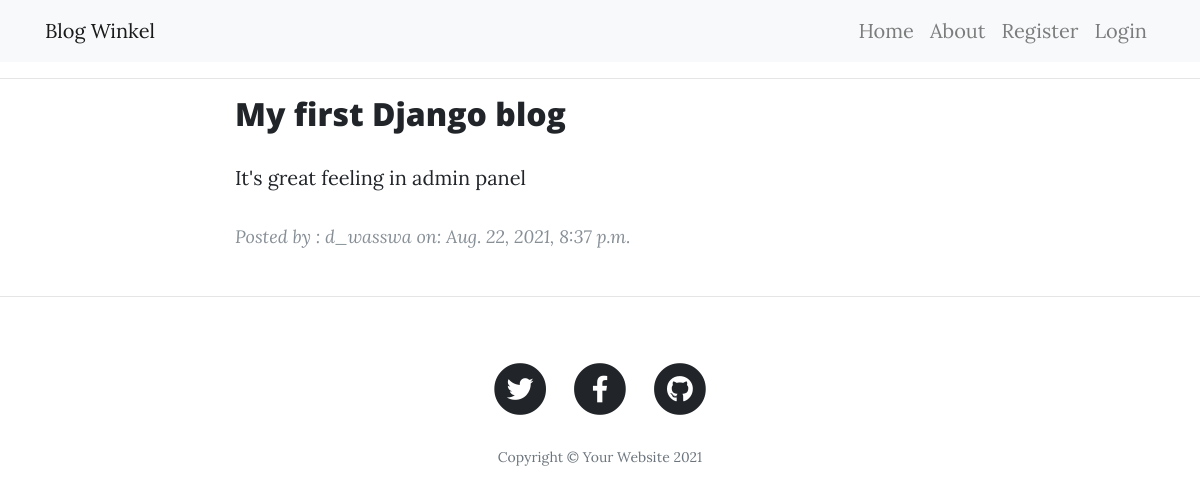
/post/1, run on the app's committed database.
### blog/models.py (models this page shows, shortened)
class Blog(models.Model):
    title = models.CharField(max_length=100)
    content = models.TextField()
    post_created = models.DateTimeField(default=timezone.now)
    author = models.ForeignKey(User, on_delete=models.CASCADE)

### blog/views.py (the view)
# urls.py: path('post/<int:pk>', views.PostDetailView.as_view(), name='blog-post-detail'),
class PostDetailView(DetailView):
    model = Blog
    template_name = 'blog/blog_detail.html'
    context_object_name = 'blog'
    extra_context = {'title': 'View Post'}

### blog/templates/blog/blog_detail.html
{% extends 'blog/base.html' %}
{% block content %}
<div class="col-md-10 col-lg-8 mx-auto">
    <div class="post-preview">
            <h2 class="post-title">
                {{ blog.title }}
            </h2>
            <p>
                {{ blog.content }}
            </p>
        <p class="post-meta">Posted by : {{ blog.author.username }}
            on: {{ blog.post_created }}
        </p>
    </div>
</div>
{% endblock content %}

### data on the page
Blog: title "My first Django blog", content "It's great feeling in admin panel", author.username "d_wasswa", post_created "Aug. 22, 2021, 8:37 p.m."
